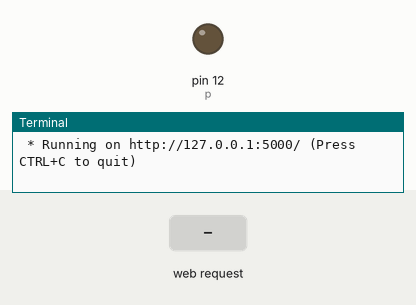
Bench run of a program on a simulated Raspberry Pi (header pin numbers). Shown: output pins drawn as LEDs (lit = HIGH), the last lines printed to the terminal. Inputs (shaded band) come from the test bench. The clock reads 2024-03-15 10:24:30 at power-on unless the program sets it.

Above: at 1.2 s.
1.3 s: HTTP request for /led received with the fields power=50
At 2.5 s:
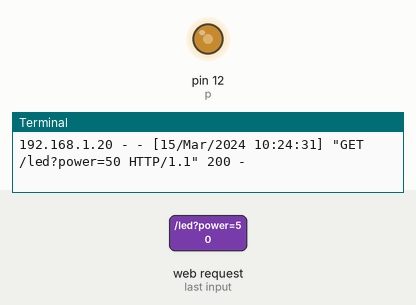
2.8 s: HTTP request for /led received with the fields power=90
At 3.8 s:
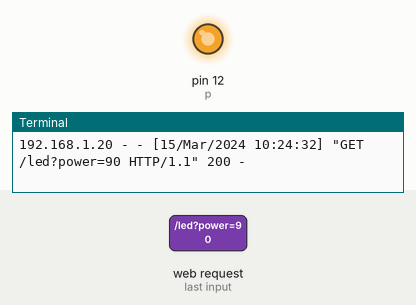
Timing chart, 0 to 5.8 s (numbered marks = the images above; inputs shaded):
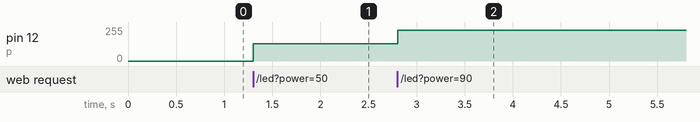

Measured:
- after the input at 1.3 s, pin 12 (p): 0/255 → 128/255 at once
- after the input at 2.8 s, pin 12 (p): 128/255 → 230/255 at once

The program:

testapp.py
```python
from flask import request, Flask, jsonify

app = Flask(__name__)

import RPi.GPIO as GPIO
GPIO.setmode(GPIO.BOARD)
GPIO.setup(12, GPIO.OUT)

p = GPIO.PWM(12, 50)  # channel=12 frequency=50Hz
p.start(0)

@app.route("/")
def hello_world():
    return "welcome to Nogata Education API !!"

@app.route("/led")
def led_pwm():
    led_power = request.args.get('power')
    if led_power:
        p.ChangeDutyCycle(int(led_power))
        return f"set power: {led_power}"
    else:
        return "not changed."


if __name__ == '__main__':
    app.run(debug=True)
```
